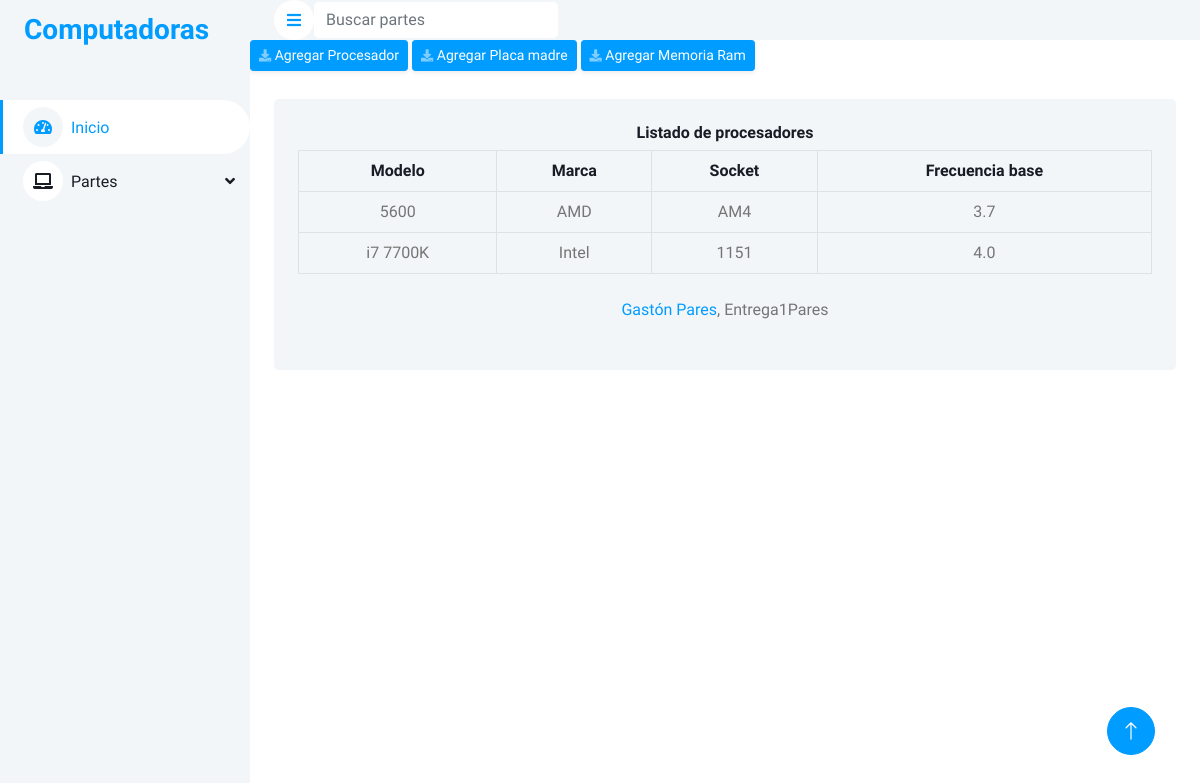
Before: /part/cpus with the older database file.
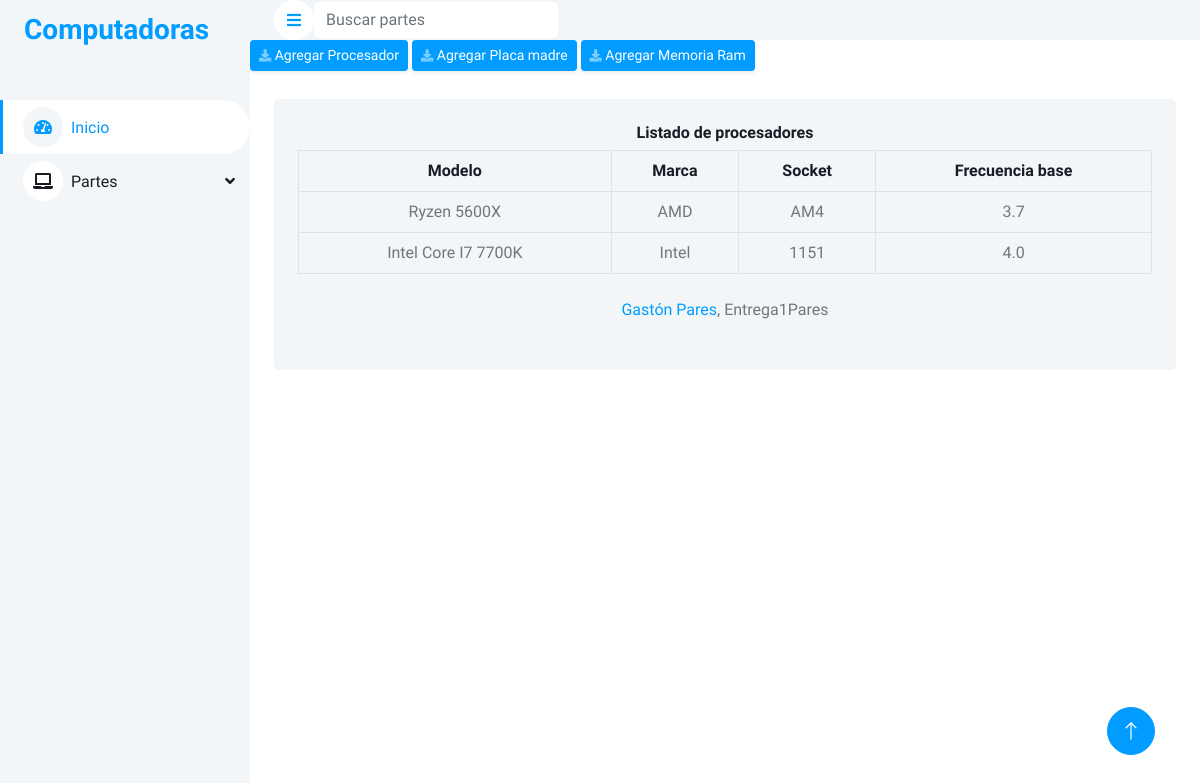
After: the same page with the newer database file.
### part/models.py (models this page shows)
class Cpu(models.Model):
    model = models.CharField(max_length=20)
    brand = models.CharField(max_length=20)
    socket = models.CharField(max_length=10)
    frecuency = models.CharField(max_length=10)

### part/views.py (the view)
# urls.py: path("cpus", view=views.cpus, name="cpu-list"),
def cpus(request):
    return render(
        request=request,
        context={"cpus": Cpu.objects.all()},
        template_name="part/cpu_list.html",
    )

### part/templates/part/cpu_list.html (shortened to what this page needs)
{% extends "home/index.html" %}
{% load static %}
{% block table_html %}
 <div class="container-fluid pt-4 px-4">
    <div class="bg-light text-center rounded p-4">
        <div class="align-items-center justify-content-between mb-1">
            <h6 class="align-items-center">Listado de procesadores</h6>
        </div>
        <div class="table-responsive">
            <table class="table table-bordered table-hover mb-0">
                <thead>
                    <tr class="text-dark align-middle table-bordered table-hover mb-0" >
                        <th scope="col">Modelo</th>
                        <th scope="col">Marca</th>
                        <th scope="col">Socket</th>
                        <th scope="col">Frecuencia base</th>
                    </tr>
                </thead>
                <tbody>
                    {% for cpu in cpus %}
                    <tr>
                        <td>{{ cpu.model }}</td>
                        <td>{{ cpu.brand }}</td>
                        <td>{{ cpu.socket }}</td>
                        <td>{{ cpu.frecuency }}</td>
                        {% endfor %}
                    </tr>
                </tbody>
            </table>
            {% endblock %}

Changed rows visible on the page:
changed Cpu "AMD": model "5600" → "Ryzen 5600X"
changed Cpu "Intel": model "i7 7700K" → "Intel Core I7 7700K"
